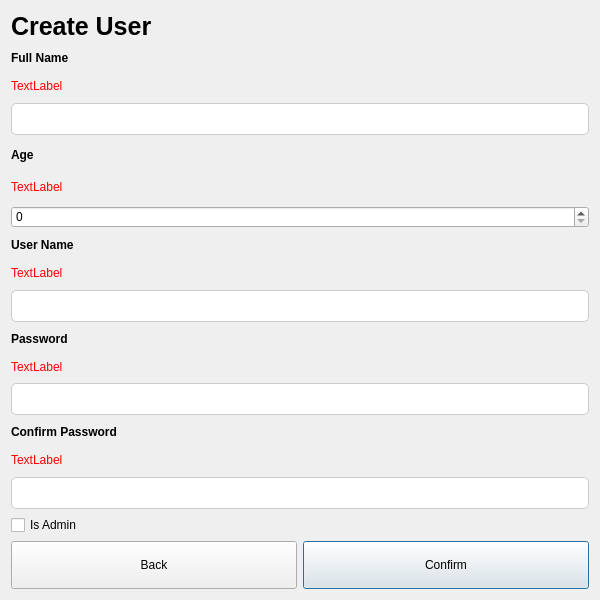
<?xml version="1.0" encoding="UTF-8"?>
<ui version="4.0">
 <class>CreateUserWindow</class>
 <widget class="QDialog" name="CreateUserWindow">
  <property name="geometry">
   <rect>
    <x>0</x>
    <y>0</y>
    <width>600</width>
    <height>600</height>
   </rect>
  </property>
  <property name="windowTitle">
   <string>Dialog</string>
  </property>
  <property name="styleSheet">
   <string notr="true">QDialog{

min-width:600px;
max-width:600px;
min-height:600px;
max-height:600px;
}</string>
  </property>
  <layout class="QGridLayout" name="gridLayout">
   <item row="0" column="0">
    <widget class="QLabel" name="label_2">
     <property name="styleSheet">
      <string notr="true">QLabel{

font-size:25px;
font-weight:bold;
min-width:200px;
max-height:30px



}</string>
     </property>
     <property name="text">
      <string>Create User</string>
     </property>
    </widget>
   </item>
   <item row="1" column="0">
    <layout class="QVBoxLayout" name="verticalLayout_6">
     <item>
      <layout class="QVBoxLayout" name="verticalLayout_2">
       <item>
        <widget class="QLabel" name="label_6">
         <property name="styleSheet">
          <string notr="true">QLabel{

font-weight:500;

}</string>
         </property>
         <property name="text">
          <string>Full Name</string>
         </property>
        </widget>
       </item>
       <item>
        <widget class="QLabel" name="label_fullNameError">
         <property name="styleSheet">
          <string notr="true">QLabel{

color:red;

}</string>
         </property>
         <property name="text">
          <string>TextLabel</string>
         </property>
        </widget>
       </item>
       <item>
        <widget class="QLineEdit" name="lineEdit_FullName">
         <property name="styleSheet">
          <string notr="true">QLineEdit{


height:30px;
outline:none;
border-radius:5px;
border:1px solid #ccc;
padding-left:15px;
font-size:16px;

}</string>
         </property>
        </widget>
       </item>
      </layout>
     </item>
     <item>
      <layout class="QVBoxLayout" name="verticalLayout_3">
       <item>
        <widget class="QLabel" name="label_7">
         <property name="styleSheet">
          <string notr="true">QLabel{

font-weight:500;

}</string>
         </property>
         <property name="text">
          <string>Age</string>
         </property>
        </widget>
       </item>
       <item>
        <widget class="QLabel" name="label_ageError">
         <property name="styleSheet">
          <string notr="true">QLabel{

color:red;

}
</string>
         </property>
         <property name="text">
          <string>TextLabel</string>
         </property>
        </widget>
       </item>
       <item>
        <widget class="QSpinBox" name="spinBox_Age">
         <property name="styleSheet">
          <string notr="true">QLineEdit{


height:30px;
outline:none;
border-radius:5px;
border:1px solid #ccc;
padding-left:15px;
font-size:16px;

}</string>
         </property>
        </widget>
       </item>
      </layout>
     </item>
     <item>
      <layout class="QVBoxLayout" name="verticalLayout">
       <item>
        <widget class="QLabel" name="label">
         <property name="styleSheet">
          <string notr="true">QLabel{

font-weight:500;

}</string>
         </property>
         <property name="text">
          <string>User Name</string>
         </property>
        </widget>
       </item>
       <item>
        <widget class="QLabel" name="label_userNameError">
         <property name="styleSheet">
          <string notr="true">QLabel{

color:red;

}</string>
         </property>
         <property name="text">
          <string>TextLabel</string>
         </property>
        </widget>
       </item>
       <item>
        <widget class="QLineEdit" name="lineEdit_UserName">
         <property name="styleSheet">
          <string notr="true">QLineEdit{


height:30px;
outline:none;
border-radius:5px;
border:1px solid #ccc;
padding-left:15px;
font-size:16px;

}</string>
         </property>
        </widget>
       </item>
      </layout>
     </item>
     <item>
      <layout class="QVBoxLayout" name="verticalLayout_4">
       <item>
        <widget class="QLabel" name="label_8">
         <property name="styleSheet">
          <string notr="true">QLabel{

font-weight:500;

}</string>
         </property>
         <property name="text">
          <string>Password</string>
         </property>
        </widget>
       </item>
       <item>
        <widget class="QLabel" name="label_passwordError">
         <property name="styleSheet">
          <string notr="true">QLabel{

color:red;

}</string>
         </property>
         <property name="text">
          <string>TextLabel</string>
         </property>
        </widget>
       </item>
       <item>
        <widget class="QLineEdit" name="lineEdit_Password">
         <property name="styleSheet">
          <string notr="true">QLineEdit{


height:30px;
outline:none;
border-radius:5px;
border:1px solid #ccc;
padding-left:15px;
font-size:16px;

}</string>
         </property>
        </widget>
       </item>
      </layout>
     </item>
     <item>
      <layout class="QVBoxLayout" name="verticalLayout_5">
       <item>
        <widget class="QLabel" name="label_9">
         <property name="styleSheet">
          <string notr="true">QLabel{

font-weight:500;

}</string>
         </property>
         <property name="text">
          <string>Confirm Password</string>
         </property>
        </widget>
       </item>
       <item>
        <widget class="QLabel" name="label_confPasswordError">
         <property name="styleSheet">
          <string notr="true">QLabel{

color:red;

}</string>
         </property>
         <property name="text">
          <string>TextLabel</string>
         </property>
        </widget>
       </item>
       <item>
        <widget class="QLineEdit" name="lineEdit_ConfirmPassword">
         <property name="styleSheet">
          <string notr="true">QLineEdit{


height:30px;
outline:none;
border-radius:5px;
border:1px solid #ccc;
padding-left:15px;
font-size:16px;

}
</string>
         </property>
        </widget>
       </item>
      </layout>
     </item>
    </layout>
   </item>
   <item row="2" column="0">
    <widget class="QCheckBox" name="checkBox_IsAdmin">
     <property name="text">
      <string>Is Admin</string>
     </property>
    </widget>
   </item>
   <item row="3" column="0">
    <layout class="QHBoxLayout" name="horizontalLayout_5">
     <item>
      <widget class="QPushButton" name="pushButton_2">
       <property name="styleSheet">
        <string notr="true">QPushButton{


height:40px;


}</string>
       </property>
       <property name="text">
        <string>Back</string>
       </property>
       <property name="autoDefault">
        <bool>false</bool>
       </property>
      </widget>
     </item>
     <item>
      <widget class="QPushButton" name="pushButton">
       <property name="styleSheet">
        <string notr="true">QPushButton{


height:40px;


}</string>
       </property>
       <property name="text">
        <string>Confirm</string>
       </property>
      </widget>
     </item>
    </layout>
   </item>
  </layout>
 </widget>
 <resources/>
 <connections/>
</ui>
